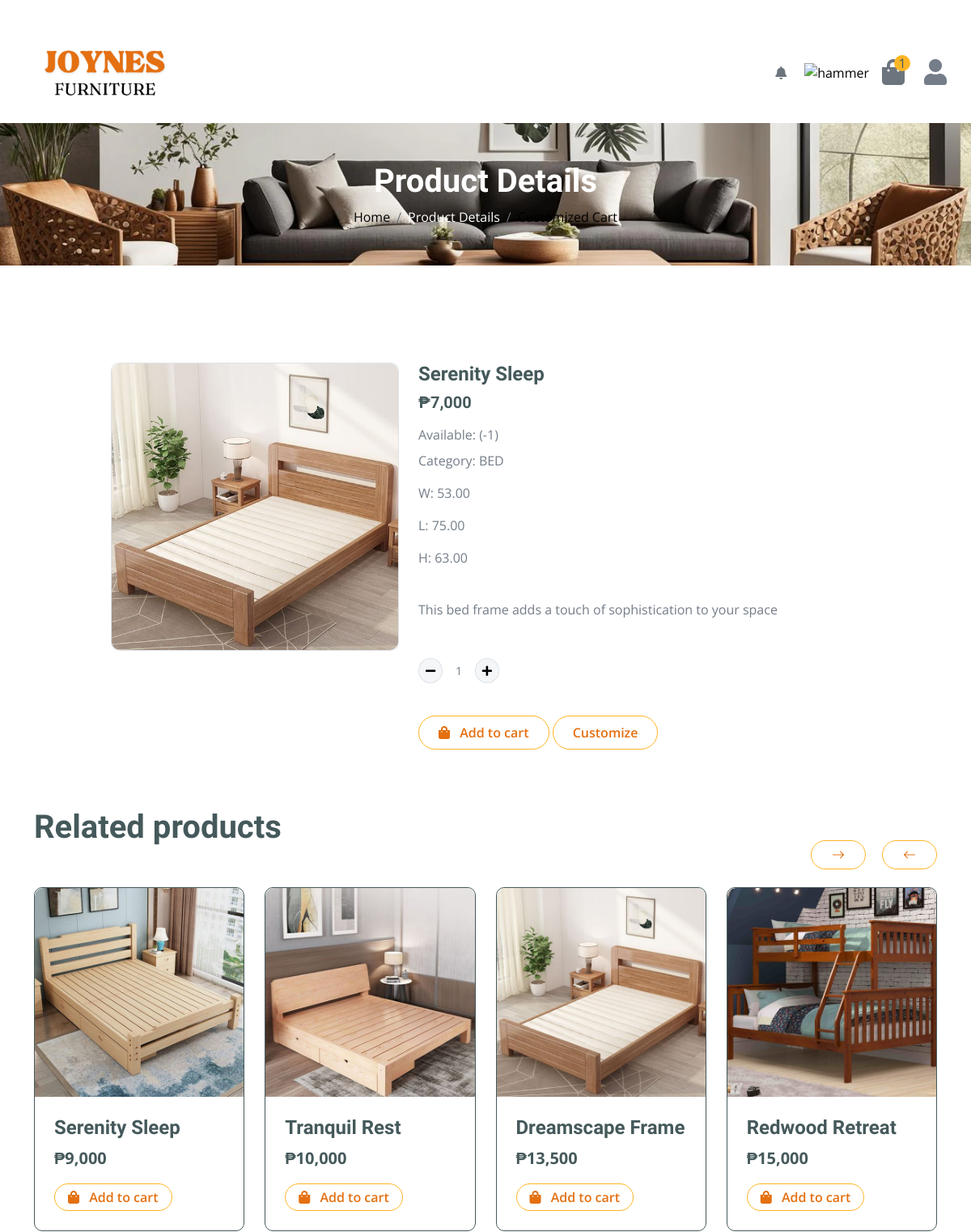
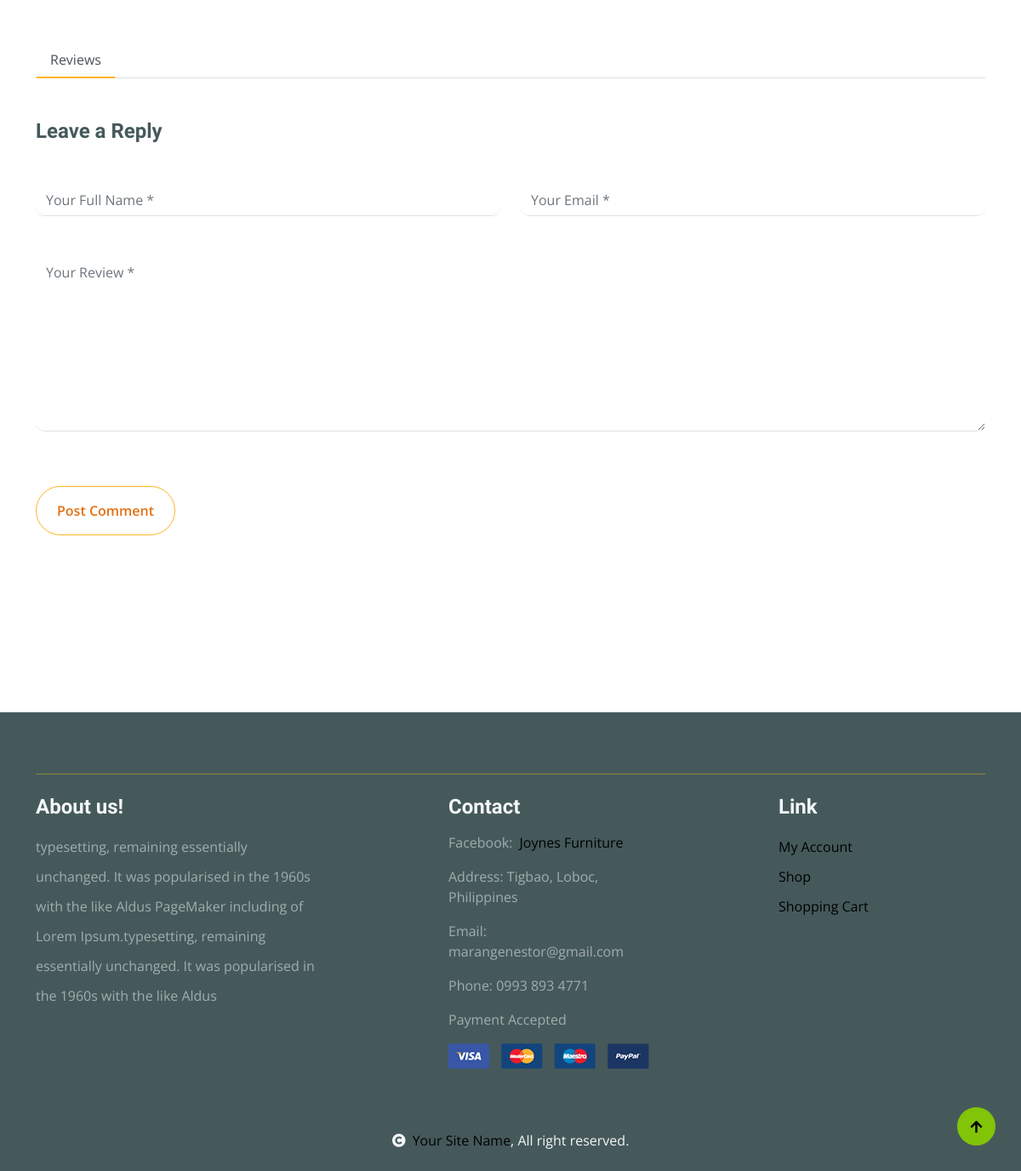
The app's page /shop-detail.php?id=169 (signed in) with its own data (2 pictures, top to bottom).
### tables this page shows
CREATE TABLE `furnituretbl` (
  `fID` bigint(20) NOT NULL,
  `fName` varchar(255) NOT NULL,
  `category` varchar(255) NOT NULL,
  `image` varchar(255) NOT NULL,
  `fDes` varchar(5000) NOT NULL,
  `fQuantity` int(11) NOT NULL,
  `cost` bigint(255) NOT NULL,
  `date` date NOT NULL,
  `width` decimal(10,2) DEFAULT NULL,
  `length` decimal(10,2) DEFAULT NULL,
  `height` decimal(10,2) DEFAULT NULL
);

### functions.php (called while the page is built, shortened)
<?php
$userID = $_SESSION['userID'];
?>

### shop-detail.php (the view, shortened to what this page needs)
<?php
include("functions.php");
$sql = "
    SELECT status, SUM(total) AS total FROM (
        SELECT 'Pending Approval' AS status, COUNT(*) AS total
        FROM checkoutcustom
        WHERE status = 'Pending Approval' AND userID = $userID
        UNION ALL
        SELECT 'Pending Approval' AS status, COUNT(*) AS total
        FROM checkout
        WHERE status = 'Pending Approval' AND userID = $userID
        UNION ALL
        SELECT 'On Progress' AS status, COUNT(*) AS total
        FROM checkoutcustom
        WHERE status = 'In progress' AND userID = $userID
        UNION ALL
        SELECT 'On Progress' AS status, COUNT(*) AS total
        FROM checkout
        WHERE status = 'In progress' AND userID = $userID
        UNION ALL
        SELECT 'Completed' AS status, COUNT(*) AS total
        FROM checkoutcustom
        WHERE status = 'Completed' AND userID = $userID
        UNION ALL
        SELECT 'Completed' AS status, COUNT(*) AS total
        FROM checkout
        WHERE status = 'Completed' AND userID = $userID
    ) AS combined
    GROUP BY status
";
$result = $conn->query($sql);
$notifications = [
    'Pending Approval' => 0,
    'On Progress' => 0,
    'Completed' => 0,
];
if ($result && $result->num_rows > 0) {
    while ($row = $result->fetch_assoc()) {
        $notifications[$row['status']] = $row['total'];
    }
}
$totalNotifications = array_sum(array_filter($notifications));
$sql5 = "SELECT COUNT(*) FROM addcart WHERE userID = '$userID'";
$result5 = mysqli_query($conn, $sql5);
$row5 = mysqli_fetch_assoc($result5);
$i = $row5['COUNT(*)'];
$id = $_GET['id'];
$sql = "SELECT * FROM furnituretbl WHERE fID= $id";
$result = mysqli_query($conn, $sql);
$row = mysqli_fetch_assoc($result);
$number = $row['cost'];
$formattedNumber = number_format($number, 0, '.', ',');
$cost = $formattedNumber;
$cat = $row['category'];
$sqlcat = "SELECT * FROM furnituretbl WHERE category = '$cat'";
$resultcat = mysqli_query($conn, $sqlcat);
?>
<!DOCTYPE html>
<html lang="en">
<head>
    <link rel="stylesheet" href="https://use.fontawesome.com/releases/v5.15.4/css/all.css" />
    <link href="https://cdn.jsdelivr.net/npm/bootstrap-icons@1.4.1/font/bootstrap-icons.css" rel="stylesheet">
    <link href="lib/lightbox/css/lightbox.min.css" rel="stylesheet">
    <link href="lib/owlcarousel/assets/owl.carousel.min.css" rel="stylesheet">
    <link href="css/bootstrap.min.css" rel="stylesheet">
    <link href="css/style.css" rel="stylesheet">
</head>
<body>
    <div class="container-fluid fixed-top">
        <div class="container topbar d-none d-lg-block">
        </div>
        <div class="container px-0">
            <nav class="navbar navbar-light bg-white navbar-expand-xl">
                <a href="shop.php" class="navbar-brand"><img class="logo" src="./img/logo1.png" alt="Bootstrap"
                        style="width: 200px"></a>
                <div class="collapse navbar-collapse bg-white" id="navbarCollapse">
                    <div class="d-flex m-3 me-0">
                        <ul class="navbar-nav">
                            <li class="nav-item dropdown no-arrow mx-1">
                                <a class="nav-link position-relative <?php echo $totalNotifications > 0 ? 'fw-bold text-dark' : 'text-muted'; ?>"
                                    href="#" id="alertsDropdown" role="button" data-bs-toggle="dropdown"
                                    aria-expanded="false">
                                    <i class="fas fa-bell fa-fw"></i>
                                </a>
                            </li>
                        </ul>
                        <a href="customize.php" class="position-relative me-3 my-auto">
                            <img width="40" height="40" src="https://img.icons8.com/ios-filled/50/737373/hammer.png"
                                alt="hammer" /></a>
                        <a href="cart.php" class="position-relative me-4 my-auto text-muted">
                            <i class="fa fa-shopping-bag fa-2x"></i>
                            <span
                                class="position-absolute bg-secondary rounded-circle d-flex align-items-center justify-content-center text-dark px-1"
                                style="top: -5px; left: 15px; height: 20px; min-width: 20px;"><?php echo $i; ?></span>
                        </a>
                    </div>
                    <div class="nav-item dropdown">
                        <i class="fas fa-user fa-2x"></i>
                    </div>
                </div>
            </nav>
        </div>
    </div>
    <div class="container-fluid page-header py-5">
        <h1 class="text-center text-white display-6">Product Details</h1>
        <ol class="breadcrumb justify-content-center mb-0">
            <li class="breadcrumb-item"><a href="shop.php">Home</a></li>
            <li class="breadcrumb-item active text-white">Product Details</li>
            <li class="breadcrumb-item"><a href="customizecart.php">Customized Cart</a></li>
        </ol>
    </div>
    <br>
    <div class="container-fluid py-5">
        <div class="container py-5">
            <form action="functions.php" method="POST">
                <div class="col-lg-12 col-xl-12">
                    <div class="row justify-content-center">
                        <div class="col-lg-4">
                            <div class="border rounded">
                                <a href="#">
                                    <img src="./up/<?php echo $row['image']; ?>" class="img-fluid rounded" alt="Image">
                                </a>
                            </div>
                        </div>
                        <div class="col-lg-6">
                            <h4 class="fw-bold"><?php echo $row['fName']; ?></h4>
                            <h5 class="fw-bold mb-3">&#8369;<?php echo $cost; ?></h5>
                            <p class="mb-2">Available: (<?php echo $row['fQuantity']; ?>)</p>
                            <p class="mb-3">Category: <span
                                    class="text-uppercase"><?php echo $row['category']; ?></span></p>
                            <p>W: <?php echo $row['width']; ?></p>
                            <p>L: <?php echo $row['length']; ?></p>
                            <p>H: <?php echo $row['height']; ?></p>
                            <p class="mb-5"><?php echo $row['fDes']; ?></p>
                            <div class="input-group quantity mb-3 d-flex align-items-center" style="width: 100px;">
                                <div class="input-group-btn">
                                    <a class="btn btn-sm btn-minus rounded-circle bg-light border">
                                        <i class="fa fa-minus"></i>
                                    </a>
                                </div>
                                <input type="text" name="quantity" id="quantity"
                                    class="form-control form-control-sm text-center border-0 bg-transparent" readonly
                                    value="1">
                                <div class="input-group-btn">
                                    <a class="btn btn-sm btn-plus rounded-circle bg-light border">
                                        <i class="fa fa-plus"></i>
                                    </a>
                                </div>
                            </div>
                            <div>
                                <button type="submit"
                                    class="btn border border-secondary rounded-pill px-4 py-2 mb-4 text-primary mt-4"
                                    name="add"><i class="fa fa-shopping-bag me-2 text-primary"></i> Add to cart</button>
                                <a href="customshop.php?id=<?php echo $row['fID']; ?>" type="submit"
                                    class="btn border border-secondary rounded-pill px-4 py-2 mb-4 text-primary mt-4">Customize</a>
                            </div>
                        </div>
                    </div>
                </div>
            </form>
            <h1 class="fw-bold mb-0 mt-5">Related products</h1>
            <div class="vesitable">
                <div class="owl-carousel vegetable-carousel justify-content-center">
                    <?php while ($rowcat = mysqli_fetch_assoc($resultcat)) {
                        $number = $rowcat['cost'];
                        $formattedNumber = number_format($number, 0, '.', ',');
                        $costt = $formattedNumber;
                        ?>
                        <div class="border border-dark rounded position-relative vesitable-item">
                            <div class="vesitable-img">
                                <a href="?id=<?php echo $rowcat['fID']; ?>">
                                    <img src="./up/<?php echo $rowcat['image']; ?>" class="img-fluid w-100 rounded-top"
                                        alt="">
                                </a>
                            </div>
                            <div class="p-4 pb-0 rounded-bottom">
                                <h4><?php echo $rowcat['fName']; ?></h4>
                                <div class="d-flex justify-content-between flex-lg-wrap">
                                    <p class="text-dark fs-5 fw-bold">&#8369;<?php echo $costt; ?></p>
                                    <a href="#"
                                        class="btn border border-secondary rounded-pill px-3 py-1 mb-4 text-primary"><i
                                            class="fa fa-shopping-bag me-2 text-primary"></i> Add to cart</a>
                                </div>
                            </div>
                        </div>
                        <?php
                    }
                    ?>
                </div>
            </div>
            <div class="col-lg-12">
                <nav>
                    <div class="nav nav-tabs mb-3">
                        <button class="nav-link active border-white border-bottom-0" type="button" role="tab"
                            id="nav-mission-tab" data-bs-toggle="tab" data-bs-target="#nav-mission"
                            aria-controls="nav-mission" aria-selected="false">Reviews</button>
                    </div>
                </nav>
            </div>
            <form action="" method="POST">
                <h4 class="mb-5 fw-bold">Leave a Reply</h4>
                <div class="row g-4">
                    <div class="col-lg-6">
                        <div class="border-bottom rounded">
                            <input type="text" class="form-control border-0 me-4" name="name"
                                placeholder="Your Full Name *" required>
                        </div>
                    </div>
                    <div class="col-lg-6">
                        <div class="border-bottom rounded">
                            <input type="email" class="form-control border-0" name="email" placeholder="Your Email *">
                        </div>
                    </div>
                    <div class="col-lg-12">
                        <div class="border-bottom rounded my-4">
                            <textarea name="comment" id="" class="form-control border-0" cols="30" rows="8"
                                placeholder="Your Review *" spellcheck="false"></textarea>
                        </div>
                    </div>
                    <div class="col-lg-12">
                        <div class="d-flex justify-content-between py-3 mb-5">
                            <button type="submit" name="post"
                                class="btn border border-secondary text-primary rounded-pill px-4 py-3"> Post Comment
                            </button>
                        </div>
                    </div>
                </div>
            </form>
        </div>
    </div>
    <div class="container-fluid bg-dark text-white-50 footer mt-5" id="footer">
        <div class="container py-5">
            <div class="pb-4 mb-4" style="border-bottom: 1px solid rgba(226, 175, 24, 0.5) ;">
            </div>
            <div class="row g-5 justify-content-between">
                <div class="col-lg-4 col-md-6">
                    <div class="footer-item">
                        <h4 class="text-light mb-3">About us!</h4>
                        <p class="mb-4">typesetting, remaining essentially unchanged. It was
                            popularised in the 1960s with the like Aldus PageMaker including of Lorem Ipsum.typesetting,
                            remaining essentially unchanged. It was
                            popularised in the 1960s with the like Aldus</p>
                    </div>
                </div>
                <div class="col-lg-3 col-md-6">
                    <div class="footer-item">
                        <h4 class="text-light mb-3">Contact</h4>
                        <div class="d-flex">
                            <p>Facebook:</p>&ensp;
                            <a href="https://www.facebook.com/profile.php?id=100095051198984">Joynes Furniture</a>
                        </div>
                        <p>Address: Tigbao, Loboc, Philippines</p>
                        <p>Email: marangenestor@gmail.com</p>
                        <p>Phone: 0993 893 4771</p>
                        <p>Payment Accepted</p>
                        <img src="img/payment.png" class="img-fluid" alt="">
                    </div>
                </div>
                <div class="col-lg-3 col-md-6">
                    <div class="d-flex flex-column text-start footer-item">
                        <h4 class="text-light mb-3">Link</h4>
                        <a class="btn-link" href="profile.php">My Account</a>
                        <a class="btn-link" href="shop.php">Shop</a>
                        <a class="btn-link" href="cart.php">Shopping Cart</a>
                    </div>
                </div>
            </div>
        </div>
    </div>
    <div class="container-fluid copyright bg-dark py-4">
        <div class="container">
            <div class="row">
                <center>
                    <div class="col-md-6 text-center  mb-3 mb-md-0">
                        <span class="text-light"><a href="#"><i class="fas fa-copyright text-light me-2"></i>Your Site
                                Name</a>, All right reserved.</span>
                    </div>
                </center>
            </div>
        </div>
    </div>
    <a href="#" class="btn btn-primary border-3 border-primary rounded-circle back-to-top"><i
            class="fa fa-arrow-up"></i></a>
</body>
</html>

### css/style.css (style rules this page uses)
.back-to-top { position: fixed; right: 30px; bottom: 30px; display: flex; width: 45px; height: 45px; align-items: center; justify-content: center; transition: 0.5s; z-index: 99; }
.btn { font-weight: 600; transition: .5s; }
.btn.border-secondary { transition: 0.5s; }
.fixed-top { transition: 0.5s; background: var(--bs-white); border: 0; }
.topbar { padding: 20px; border-radius: 230px 100px; }
.navbar .navbar-nav .nav-link { padding: 10px 15px; font-size: 16px; transition: .5s; }
.navbar { height: 100px; border-bottom: 1px solid rgba(255, 255, 255, .1); }
.page-header { position: relative; background: linear-gradient(rgba(0, 0, 0, 0.3), rgba(0, 0, 0, 0.3)), url(../img/cart-page-header-img.jpg); background-position: center center; background-repeat: no-repeat; background-size: cover; }
@media (min-width: 992px) { .hero-header, .page-header { margin-top: 152px !important; } }
.vesitable .vesitable-item { height: 100%; transition: 0.5s; }
.vesitable .vesitable-item .vesitable-img { overflow: hidden; transition: 0.5s; border-radius: 10px 10px 0 0; }
.vesitable .vesitable-item .vesitable-img img { transition: 0.5s; }
.nav.nav-tabs .nav-link.active { border-bottom: 2px solid var(--bs-secondary) !important; }
.footer .footer-item .btn-link { line-height: 35px; color: rgba(255, 255, 255, .5); transition: 0.5s; }
.footer .footer-item p.mb-4 { line-height: 35px; }

### shop-detail.php (style rules this page uses)
a { color: black !important; }
.page-header { background-image: url(./img/1.jpg) !important; }

### records on screen
furnituretbl: image (picture), fName "Serenity Sleep", cost "7,000", fQuantity "-1", category "BED", width "53.00", length "75.00", height "63.00", fDes "This bed frame adds a touch of sophistication to your space"
furnituretbl: image (picture), fName "Serenity Sleep", cost "9,000"
furnituretbl: image (picture), fName "Tranquil Rest", cost "10,000"
furnituretbl: image (picture), fName "Dreamscape Frame", cost "13,500"
furnituretbl: image (picture), fName "Redwood Retreat", cost "15,000"

### other values on screen
$i "1"
